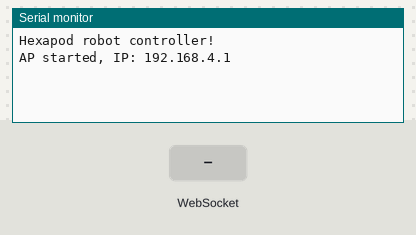
Simulated run of this sketch. Board: ESP32. Parts: the last lines printed to the serial monitor. The test bench sets the inputs (shaded band).

Above: at 1.2 s.
1.3 s: WebSocket text "1" received
At 2.5 s:
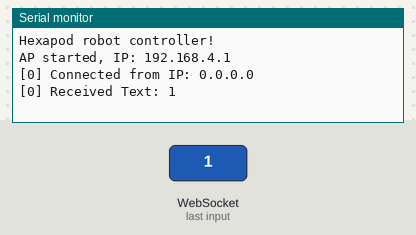
2.8 s: WebSocket text "0" received
At 3.8 s:
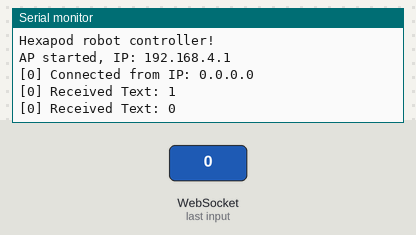

Measured:
- after the input at 1.3 s, the serial monitor: prints a new line at once (image 1)
- after the input at 2.8 s, the serial monitor: prints a new line at once (image 2)

The sketch:

servodriver.ino
```cpp
#include <Wire.h>
#include <Adafruit_PWMServoDriver.h>
#include <ESPmDNS.h>
#include <ESPAsyncWebServer.h>
#include <WebSocketsServer.h>
#include <ArduinoJson.h>

AsyncWebServer server(80);  // port for async server
WebSocketsServer websockets(81);  // port for web socket

Adafruit_PWMServoDriver board1 = Adafruit_PWMServoDriver(0x40);
Adafruit_PWMServoDriver board2 = Adafruit_PWMServoDriver(0x41);

#define SERVOMIN 50  // minimum pulse length count (out of 4096)
#define SERVOMAX 330  // maximum pulse length count (out of 4096)

void notFound(AsyncWebServerRequest *request) {
  request->send(404, "text/plain", "Page Not Found");
}

void webSocketEvent(uint8_t num, WStype_t type, uint8_t *payload, size_t length) {
  switch (type) {
    case WStype_DISCONNECTED:
      Serial.printf("[%u] Disconnected!\n", num);
      break;
    case WStype_CONNECTED: {
      IPAddress ip = websockets.remoteIP(num);
      Serial.printf("[%u] Connected from IP: %d.%d.%d.%d\n", num, ip[0], ip[1], ip[2], ip[3]);
      websockets.sendTXT(num, "Connected from server");
      break;
    }
    case WStype_TEXT: {
      Serial.printf("[%u] Received Text: %s\n", num, payload);
      String message = String((char *)(payload));

      DynamicJsonDocument doc(500);
      DeserializationError error = deserializeJson(doc, message);

      if (error) {
        Serial.print("JSON deserialization failed: ");
        Serial.println(error.c_str());
        return;
      }

      // Iterate over servo data received in JSON
      for (int i = 0; i <= 31; i++) {  // assuming 12 servos, adjust this based on your setup
        String servoKey = "servo" + String(i);
        if (doc.containsKey(servoKey)) {
          int angle = doc[servoKey];
          Serial.printf("Servo %d -> Angle: %d\n", i, angle);
          int pulse = angleToPulse(angle);
          if (i <= 16) {
            board1.setPWM(i - 1, 0, pulse);  // for board 1
          } else {
            board2.setPWM(i - 17, 0, pulse);  // for board 2
          }
        }
      }
      break;
    }
    default:
      break;
  }
}

void setup() {
  Serial.begin(115200);
  Serial.println("Hexapod robot controller!");

  board1.begin();
  board2.begin();
  board1.setPWMFreq(60);  // Set frequency to 60 Hz
  board2.setPWMFreq(60);

  WiFi.softAP("ONESTEP", "");
  Serial.println("AP started, IP: " + WiFi.softAPIP().toString());

  MDNS.begin("ONESTEP");

  server.on("/", [](AsyncWebServerRequest *request) {
    request->send(200, "text/plain", "Hello from Hexapod robot!");
  });

  server.onNotFound(notFound);

  server.begin();
  websockets.begin();
  websockets.onEvent(webSocketEvent);
}

void loop() {
  websockets.loop();
}

// Converts angle to pulse width
int angleToPulse(int ang) {
  return map(ang, 0, 180, SERVOMIN, SERVOMAX);
}
```
